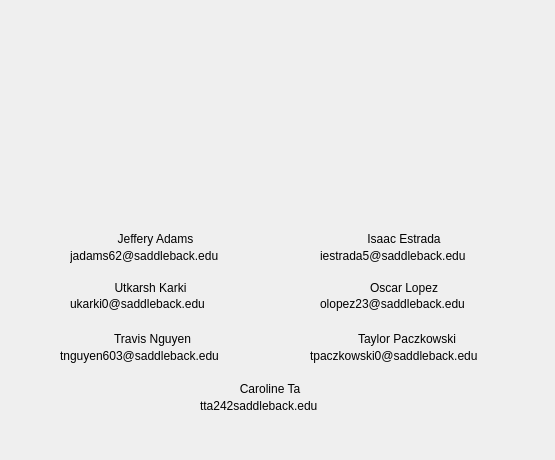
<?xml version="1.0" encoding="UTF-8"?>
<ui version="4.0">
 <class>Contact</class>
 <widget class="QDialog" name="Contact">
  <property name="geometry">
   <rect>
    <x>0</x>
    <y>0</y>
    <width>555</width>
    <height>460</height>
   </rect>
  </property>
  <property name="windowTitle">
   <string>OOF Contact Information</string>
  </property>
  <widget class="QLabel" name="OOF_Pic">
   <property name="geometry">
    <rect>
     <x>170</x>
     <y>20</y>
     <width>201</width>
     <height>191</height>
    </rect>
   </property>
   <property name="text">
    <string/>
   </property>
   <property name="scaledContents">
    <bool>true</bool>
   </property>
  </widget>
  <widget class="QWidget" name="">
   <property name="geometry">
    <rect>
     <x>200</x>
     <y>380</y>
     <width>140</width>
     <height>34</height>
    </rect>
   </property>
   <layout class="QVBoxLayout" name="verticalLayout">
    <property name="spacing">
     <number>0</number>
    </property>
    <item>
     <widget class="QLabel" name="label_13">
      <property name="text">
       <string>Caroline Ta</string>
      </property>
      <property name="alignment">
       <set>Qt::AlignCenter</set>
      </property>
     </widget>
    </item>
    <item>
     <widget class="QLabel" name="label_14">
      <property name="text">
       <string>tta242saddleback.edu</string>
      </property>
     </widget>
    </item>
   </layout>
  </widget>
  <widget class="QWidget" name="">
   <property name="geometry">
    <rect>
     <x>320</x>
     <y>230</y>
     <width>168</width>
     <height>34</height>
    </rect>
   </property>
   <layout class="QVBoxLayout" name="verticalLayout_2">
    <property name="spacing">
     <number>0</number>
    </property>
    <item>
     <widget class="QLabel" name="label_7">
      <property name="text">
       <string>Isaac Estrada</string>
      </property>
      <property name="alignment">
       <set>Qt::AlignCenter</set>
      </property>
     </widget>
    </item>
    <item>
     <widget class="QLabel" name="label_8">
      <property name="text">
       <string>iestrada5@saddleback.edu</string>
      </property>
     </widget>
    </item>
   </layout>
  </widget>
  <widget class="QWidget" name="">
   <property name="geometry">
    <rect>
     <x>70</x>
     <y>230</y>
     <width>171</width>
     <height>34</height>
    </rect>
   </property>
   <layout class="QVBoxLayout" name="verticalLayout_3">
    <property name="spacing">
     <number>0</number>
    </property>
    <item>
     <widget class="QLabel" name="label">
      <property name="text">
       <string>Jeffery Adams</string>
      </property>
      <property name="alignment">
       <set>Qt::AlignCenter</set>
      </property>
     </widget>
    </item>
    <item>
     <widget class="QLabel" name="label_2">
      <property name="text">
       <string>jadams62@saddleback.edu</string>
      </property>
     </widget>
    </item>
   </layout>
  </widget>
  <widget class="QWidget" name="">
   <property name="geometry">
    <rect>
     <x>70</x>
     <y>280</y>
     <width>161</width>
     <height>31</height>
    </rect>
   </property>
   <layout class="QVBoxLayout" name="verticalLayout_4">
    <property name="spacing">
     <number>0</number>
    </property>
    <item>
     <widget class="QLabel" name="label_3">
      <property name="text">
       <string>Utkarsh Karki</string>
      </property>
      <property name="alignment">
       <set>Qt::AlignCenter</set>
      </property>
     </widget>
    </item>
    <item>
     <widget class="QLabel" name="label_4">
      <property name="text">
       <string>ukarki0@saddleback.edu</string>
      </property>
     </widget>
    </item>
   </layout>
  </widget>
  <widget class="QWidget" name="">
   <property name="geometry">
    <rect>
     <x>320</x>
     <y>280</y>
     <width>168</width>
     <height>31</height>
    </rect>
   </property>
   <layout class="QVBoxLayout" name="verticalLayout_5">
    <property name="spacing">
     <number>0</number>
    </property>
    <item>
     <widget class="QLabel" name="label_9">
      <property name="text">
       <string>Oscar Lopez</string>
      </property>
      <property name="alignment">
       <set>Qt::AlignCenter</set>
      </property>
     </widget>
    </item>
    <item>
     <widget class="QLabel" name="label_10">
      <property name="text">
       <string>olopez23@saddleback.edu</string>
      </property>
     </widget>
    </item>
   </layout>
  </widget>
  <widget class="QWidget" name="">
   <property name="geometry">
    <rect>
     <x>60</x>
     <y>330</y>
     <width>185</width>
     <height>34</height>
    </rect>
   </property>
   <layout class="QVBoxLayout" name="verticalLayout_6">
    <property name="spacing">
     <number>0</number>
    </property>
    <item>
     <widget class="QLabel" name="label_5">
      <property name="text">
       <string>Travis Nguyen</string>
      </property>
      <property name="alignment">
       <set>Qt::AlignCenter</set>
      </property>
     </widget>
    </item>
    <item>
     <widget class="QLabel" name="label_6">
      <property name="text">
       <string>tnguyen603@saddleback.edu</string>
      </property>
     </widget>
    </item>
   </layout>
  </widget>
  <widget class="QWidget" name="">
   <property name="geometry">
    <rect>
     <x>310</x>
     <y>330</y>
     <width>194</width>
     <height>34</height>
    </rect>
   </property>
   <layout class="QVBoxLayout" name="verticalLayout_7">
    <property name="spacing">
     <number>0</number>
    </property>
    <item>
     <widget class="QLabel" name="label_11">
      <property name="text">
       <string>Taylor Paczkowski</string>
      </property>
      <property name="alignment">
       <set>Qt::AlignCenter</set>
      </property>
     </widget>
    </item>
    <item>
     <widget class="QLabel" name="label_12">
      <property name="text">
       <string>tpaczkowski0@saddleback.edu</string>
      </property>
     </widget>
    </item>
   </layout>
  </widget>
 </widget>
 <resources/>
 <connections/>
</ui>
